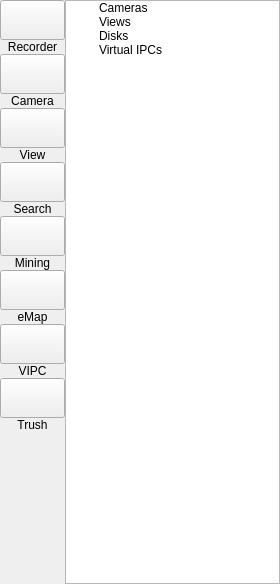
<?xml version="1.0" encoding="UTF-8"?>
<ui version="4.0">
 <class>VSCDeviceList</class>
 <widget class="QWidget" name="VSCDeviceList">
  <property name="geometry">
   <rect>
    <x>0</x>
    <y>0</y>
    <width>280</width>
    <height>584</height>
   </rect>
  </property>
  <property name="sizePolicy">
   <sizepolicy hsizetype="Preferred" vsizetype="Preferred">
    <horstretch>0</horstretch>
    <verstretch>0</verstretch>
   </sizepolicy>
  </property>
  <property name="minimumSize">
   <size>
    <width>280</width>
    <height>0</height>
   </size>
  </property>
  <property name="maximumSize">
   <size>
    <width>400</width>
    <height>16777215</height>
   </size>
  </property>
  <property name="windowTitle">
   <string/>
  </property>
  <property name="styleSheet">
   <string notr="true"/>
  </property>
  <layout class="QGridLayout" name="gridLayout">
   <property name="leftMargin">
    <number>0</number>
   </property>
   <property name="topMargin">
    <number>0</number>
   </property>
   <property name="rightMargin">
    <number>0</number>
   </property>
   <property name="bottomMargin">
    <number>0</number>
   </property>
   <property name="spacing">
    <number>0</number>
   </property>
   <item row="0" column="0">
    <layout class="QHBoxLayout" name="horizontalLayout">
     <property name="spacing">
      <number>0</number>
     </property>
     <property name="sizeConstraint">
      <enum>QLayout::SetNoConstraint</enum>
     </property>
     <item>
      <layout class="QVBoxLayout" name="verticalLayout">
       <property name="spacing">
        <number>0</number>
       </property>
       <item>
        <widget class="QPushButton" name="pbRecorder">
         <property name="minimumSize">
          <size>
           <width>65</width>
           <height>40</height>
          </size>
         </property>
         <property name="maximumSize">
          <size>
           <width>65</width>
           <height>40</height>
          </size>
         </property>
         <property name="styleSheet">
          <string notr="true">selection-background-color: rgb(0, 255, 0);</string>
         </property>
         <property name="text">
          <string/>
         </property>
         <property name="icon">
          <iconset resource="vscmainwindows.qrc">
           <normaloff>:/device/resources/computer.png</normaloff>:/device/resources/computer.png</iconset>
         </property>
         <property name="iconSize">
          <size>
           <width>30</width>
           <height>30</height>
          </size>
         </property>
        </widget>
       </item>
       <item>
        <widget class="QLabel" name="lbRecorder">
         <property name="styleSheet">
          <string notr="true"/>
         </property>
         <property name="text">
          <string>Recorder</string>
         </property>
         <property name="alignment">
          <set>Qt::AlignCenter</set>
         </property>
        </widget>
       </item>
       <item>
        <widget class="QPushButton" name="pbCamera">
         <property name="minimumSize">
          <size>
           <width>65</width>
           <height>40</height>
          </size>
         </property>
         <property name="maximumSize">
          <size>
           <width>65</width>
           <height>40</height>
          </size>
         </property>
         <property name="toolTip">
          <string>Add IP Camera</string>
         </property>
         <property name="text">
          <string/>
         </property>
         <property name="icon">
          <iconset resource="vscmainwindows.qrc">
           <normaloff>:/device/resources/dome.png</normaloff>:/device/resources/dome.png</iconset>
         </property>
         <property name="iconSize">
          <size>
           <width>30</width>
           <height>30</height>
          </size>
         </property>
        </widget>
       </item>
       <item>
        <widget class="QLabel" name="label_3">
         <property name="styleSheet">
          <string notr="true"/>
         </property>
         <property name="text">
          <string>Camera</string>
         </property>
         <property name="alignment">
          <set>Qt::AlignCenter</set>
         </property>
        </widget>
       </item>
       <item>
        <widget class="QPushButton" name="pbSurveillance">
         <property name="minimumSize">
          <size>
           <width>65</width>
           <height>40</height>
          </size>
         </property>
         <property name="maximumSize">
          <size>
           <width>65</width>
           <height>40</height>
          </size>
         </property>
         <property name="toolTip">
          <string>Add View</string>
         </property>
         <property name="statusTip">
          <string>2</string>
         </property>
         <property name="whatsThis">
          <string>3</string>
         </property>
         <property name="text">
          <string/>
         </property>
         <property name="icon">
          <iconset resource="vscmainwindows.qrc">
           <normaloff>:/action/resources/surveillance.png</normaloff>:/action/resources/surveillance.png</iconset>
         </property>
         <property name="iconSize">
          <size>
           <width>30</width>
           <height>30</height>
          </size>
         </property>
        </widget>
       </item>
       <item>
        <widget class="QLabel" name="label_4">
         <property name="styleSheet">
          <string notr="true"/>
         </property>
         <property name="text">
          <string>View</string>
         </property>
         <property name="alignment">
          <set>Qt::AlignCenter</set>
         </property>
        </widget>
       </item>
       <item>
        <widget class="QPushButton" name="pbSearch">
         <property name="minimumSize">
          <size>
           <width>65</width>
           <height>40</height>
          </size>
         </property>
         <property name="maximumSize">
          <size>
           <width>65</width>
           <height>40</height>
          </size>
         </property>
         <property name="toolTip">
          <string>Search IP Camera</string>
         </property>
         <property name="text">
          <string/>
         </property>
         <property name="icon">
          <iconset resource="vscmainwindows.qrc">
           <normaloff>:/action/resources/search.png</normaloff>:/action/resources/search.png</iconset>
         </property>
         <property name="iconSize">
          <size>
           <width>30</width>
           <height>30</height>
          </size>
         </property>
        </widget>
       </item>
       <item>
        <widget class="QLabel" name="label_5">
         <property name="styleSheet">
          <string notr="true"/>
         </property>
         <property name="text">
          <string>Search</string>
         </property>
         <property name="alignment">
          <set>Qt::AlignCenter</set>
         </property>
        </widget>
       </item>
       <item>
        <widget class="QPushButton" name="pbDmining">
         <property name="minimumSize">
          <size>
           <width>65</width>
           <height>40</height>
          </size>
         </property>
         <property name="maximumSize">
          <size>
           <width>65</width>
           <height>40</height>
          </size>
         </property>
         <property name="toolTip">
          <string>Playback </string>
         </property>
         <property name="text">
          <string/>
         </property>
         <property name="icon">
          <iconset resource="vscmainwindows.qrc">
           <normaloff>:/action/resources/mining.png</normaloff>:/action/resources/mining.png</iconset>
         </property>
         <property name="iconSize">
          <size>
           <width>40</width>
           <height>40</height>
          </size>
         </property>
        </widget>
       </item>
       <item>
        <widget class="QLabel" name="lbMining">
         <property name="styleSheet">
          <string notr="true"/>
         </property>
         <property name="text">
          <string>Mining</string>
         </property>
         <property name="alignment">
          <set>Qt::AlignCenter</set>
         </property>
        </widget>
       </item>
       <item>
        <widget class="QPushButton" name="pbEmap">
         <property name="minimumSize">
          <size>
           <width>65</width>
           <height>40</height>
          </size>
         </property>
         <property name="maximumSize">
          <size>
           <width>65</width>
           <height>40</height>
          </size>
         </property>
         <property name="layoutDirection">
          <enum>Qt::LeftToRight</enum>
         </property>
         <property name="styleSheet">
          <string notr="true"/>
         </property>
         <property name="text">
          <string/>
         </property>
         <property name="icon">
          <iconset resource="vscmainwindows.qrc">
           <normaloff>:/action/resources/map.png</normaloff>:/action/resources/map.png</iconset>
         </property>
         <property name="iconSize">
          <size>
           <width>35</width>
           <height>35</height>
          </size>
         </property>
        </widget>
       </item>
       <item>
        <widget class="QLabel" name="lbEmap">
         <property name="text">
          <string>eMap</string>
         </property>
         <property name="textFormat">
          <enum>Qt::RichText</enum>
         </property>
         <property name="alignment">
          <set>Qt::AlignCenter</set>
         </property>
        </widget>
       </item>
       <item>
        <widget class="QPushButton" name="pbVIPC">
         <property name="minimumSize">
          <size>
           <width>65</width>
           <height>40</height>
          </size>
         </property>
         <property name="maximumSize">
          <size>
           <width>65</width>
           <height>40</height>
          </size>
         </property>
         <property name="text">
          <string/>
         </property>
         <property name="icon">
          <iconset resource="vscmainwindows.qrc">
           <normaloff>:/device/resources/virtualipc.png</normaloff>:/device/resources/virtualipc.png</iconset>
         </property>
         <property name="iconSize">
          <size>
           <width>35</width>
           <height>35</height>
          </size>
         </property>
        </widget>
       </item>
       <item>
        <widget class="QLabel" name="label_8">
         <property name="styleSheet">
          <string notr="true"/>
         </property>
         <property name="text">
          <string>VIPC</string>
         </property>
         <property name="alignment">
          <set>Qt::AlignCenter</set>
         </property>
        </widget>
       </item>
       <item>
        <widget class="VSCDeviceTrash" name="pbTrash">
         <property name="minimumSize">
          <size>
           <width>65</width>
           <height>40</height>
          </size>
         </property>
         <property name="maximumSize">
          <size>
           <width>65</width>
           <height>40</height>
          </size>
         </property>
         <property name="toolTip">
          <string>Drop IP Camera to Here</string>
         </property>
         <property name="text">
          <string/>
         </property>
         <property name="icon">
          <iconset resource="vscmainwindows.qrc">
           <normaloff>:/action/resources/user-trash-2.png</normaloff>:/action/resources/user-trash-2.png</iconset>
         </property>
         <property name="iconSize">
          <size>
           <width>30</width>
           <height>30</height>
          </size>
         </property>
        </widget>
       </item>
       <item>
        <widget class="QLabel" name="label_7">
         <property name="styleSheet">
          <string notr="true"/>
         </property>
         <property name="text">
          <string>Trush</string>
         </property>
         <property name="alignment">
          <set>Qt::AlignCenter</set>
         </property>
        </widget>
       </item>
       <item>
        <spacer name="verticalSpacer">
         <property name="orientation">
          <enum>Qt::Vertical</enum>
         </property>
         <property name="sizeHint" stdset="0">
          <size>
           <width>20</width>
           <height>40</height>
          </size>
         </property>
        </spacer>
       </item>
      </layout>
     </item>
     <item>
      <widget class="VSCDeviceTree" name="treeWidget">
       <property name="iconSize">
        <size>
         <width>20</width>
         <height>20</height>
        </size>
       </property>
       <property name="horizontalScrollMode">
        <enum>QAbstractItemView::ScrollPerItem</enum>
       </property>
       <property name="indentation">
        <number>30</number>
       </property>
       <property name="rootIsDecorated">
        <bool>true</bool>
       </property>
       <property name="uniformRowHeights">
        <bool>false</bool>
       </property>
       <property name="itemsExpandable">
        <bool>true</bool>
       </property>
       <property name="animated">
        <bool>true</bool>
       </property>
       <property name="wordWrap">
        <bool>false</bool>
       </property>
       <property name="headerHidden">
        <bool>true</bool>
       </property>
       <property name="expandsOnDoubleClick">
        <bool>true</bool>
       </property>
       <property name="columnCount">
        <number>1</number>
       </property>
       <attribute name="headerCascadingSectionResizes">
        <bool>true</bool>
       </attribute>
       <attribute name="headerShowSortIndicator" stdset="0">
        <bool>true</bool>
       </attribute>
       <column>
        <property name="text">
         <string>VS Cloud</string>
        </property>
       </column>
       <item>
        <property name="text">
         <string>Cameras</string>
        </property>
        <property name="icon">
         <iconset resource="vscmainwindows.qrc">
          <normaloff>:/device/resources/dome.png</normaloff>:/device/resources/dome.png</iconset>
        </property>
       </item>
       <item>
        <property name="text">
         <string>Views</string>
        </property>
        <property name="icon">
         <iconset resource="vscmainwindows.qrc">
          <normaloff>:/device/resources/view.png</normaloff>:/device/resources/view.png</iconset>
        </property>
       </item>
       <item>
        <property name="text">
         <string>Disks</string>
        </property>
        <property name="icon">
         <iconset resource="vscmainwindows.qrc">
          <normaloff>:/device/resources/harddisk.png</normaloff>:/device/resources/harddisk.png</iconset>
        </property>
       </item>
       <item>
        <property name="text">
         <string>Virtual IPCs</string>
        </property>
        <property name="icon">
         <iconset resource="vscmainwindows.qrc">
          <normaloff>:/device/resources/virtualipc.png</normaloff>:/device/resources/virtualipc.png</iconset>
        </property>
       </item>
      </widget>
     </item>
    </layout>
   </item>
  </layout>
 </widget>
 <layoutdefault spacing="0" margin="0"/>
 <customwidgets>
  <customwidget>
   <class>VSCDeviceTree</class>
   <extends>QTreeWidget</extends>
   <header>vscdevicetree.h</header>
  </customwidget>
  <customwidget>
   <class>VSCDeviceTrash</class>
   <extends>QPushButton</extends>
   <header>vscdevicetrash.h</header>
  </customwidget>
 </customwidgets>
 <resources>
  <include location="vscmainwindows.qrc"/>
 </resources>
 <connections/>
</ui>
